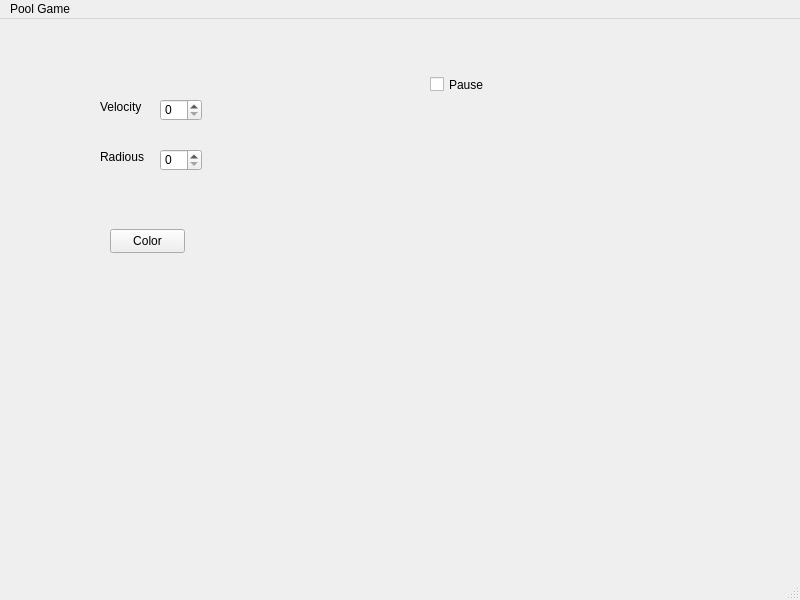
<?xml version="1.0" encoding="UTF-8"?>
<ui version="4.0">
 <class>QtGame</class>
 <widget class="QMainWindow" name="QtGame">
  <property name="geometry">
   <rect>
    <x>0</x>
    <y>0</y>
    <width>800</width>
    <height>600</height>
   </rect>
  </property>
  <property name="windowTitle">
   <string>QtGame</string>
  </property>
  <widget class="QWidget" name="centralwidget">
   <widget class="QLabel" name="Velocity">
    <property name="geometry">
     <rect>
      <x>100</x>
      <y>80</y>
      <width>49</width>
      <height>16</height>
     </rect>
    </property>
    <property name="text">
     <string>Velocity</string>
    </property>
   </widget>
   <widget class="QLabel" name="Radious">
    <property name="geometry">
     <rect>
      <x>100</x>
      <y>130</y>
      <width>49</width>
      <height>16</height>
     </rect>
    </property>
    <property name="text">
     <string>Radious</string>
    </property>
   </widget>
   <widget class="QCheckBox" name="CheckMark">
    <property name="geometry">
     <rect>
      <x>430</x>
      <y>50</y>
      <width>76</width>
      <height>31</height>
     </rect>
    </property>
    <property name="text">
     <string>Pause</string>
    </property>
   </widget>
   <widget class="QLabel" name="My_table">
    <property name="geometry">
     <rect>
      <x>260</x>
      <y>130</y>
      <width>371</width>
      <height>231</height>
     </rect>
    </property>
    <property name="text">
     <string/>
    </property>
    <property name="scaledContents">
     <bool>true</bool>
    </property>
    <property name="alignment">
     <set>Qt::AlignLeading|Qt::AlignLeft|Qt::AlignTop</set>
    </property>
   </widget>
   <widget class="QSpinBox" name="Velocity_Change">
    <property name="geometry">
     <rect>
      <x>160</x>
      <y>80</y>
      <width>42</width>
      <height>22</height>
     </rect>
    </property>
   </widget>
   <widget class="QSpinBox" name="Radious_Change">
    <property name="geometry">
     <rect>
      <x>160</x>
      <y>130</y>
      <width>42</width>
      <height>22</height>
     </rect>
    </property>
    <property name="minimumSize">
     <size>
      <width>42</width>
      <height>0</height>
     </size>
    </property>
    <property name="prefix">
     <string/>
    </property>
   </widget>
   <widget class="QPushButton" name="pushButton">
    <property name="geometry">
     <rect>
      <x>110</x>
      <y>210</y>
      <width>75</width>
      <height>24</height>
     </rect>
    </property>
    <property name="text">
     <string>Color</string>
    </property>
   </widget>
  </widget>
  <widget class="QMenuBar" name="menubar">
   <property name="geometry">
    <rect>
     <x>0</x>
     <y>0</y>
     <width>800</width>
     <height>22</height>
    </rect>
   </property>
   <widget class="QMenu" name="menuPool_Game">
    <property name="title">
     <string>Pool Game</string>
    </property>
   </widget>
   <addaction name="menuPool_Game"/>
  </widget>
  <widget class="QStatusBar" name="statusbar"/>
 </widget>
 <resources/>
 <connections/>
</ui>
